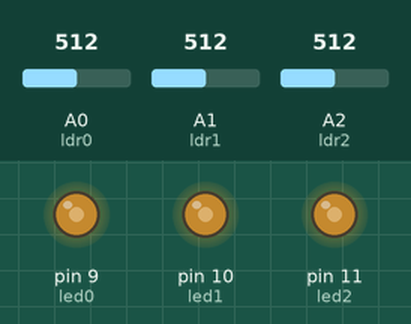
This sketch was run on a simulated Arduino Uno, built with avr-gcc and run on an emulated ATmega328P. On the bench: output pins drawn as LEDs (lit = HIGH). The test bench sets the inputs (shaded band); at power-on: A0 (ldr0) = 512, A1 (ldr1) = 512, A2 (ldr2) = 512.

Above: at 1.2 s.
1.3 s: A0 (ldr0) set to 716
At 1.9 s:
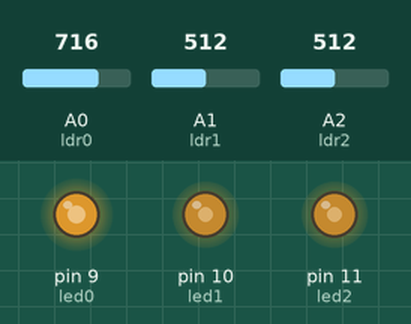
2.8 s: A1 (ldr1) set to 716
At 3.1 s:
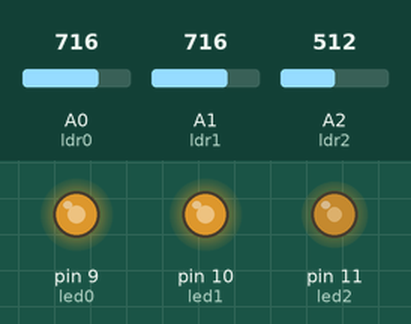
4.3 s: A2 (ldr2) set to 716
At 5.4 s:
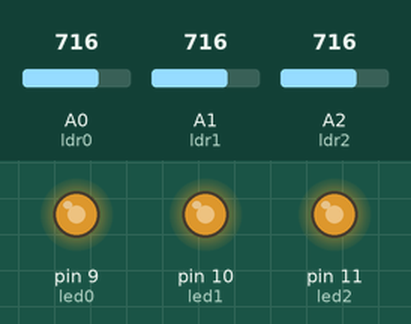
5.8 s: A0 (ldr0) set to 900
At 6.5 s:
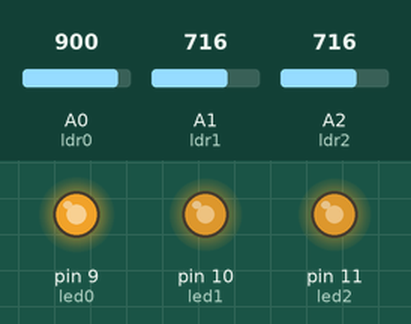
7.3 s: A1 (ldr1) set to 900
At 7.7 s:
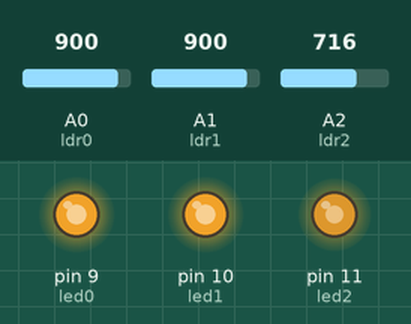
8.8 s: A2 (ldr2) set to 900
At 10.0 s:
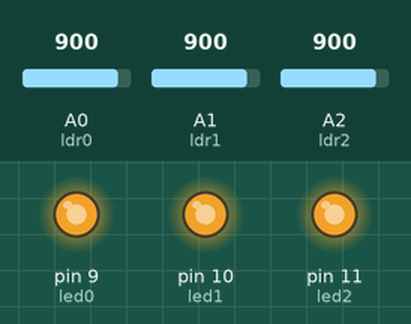
Timing chart, 0 to 11.3 s (numbered marks = the images above; inputs shaded):
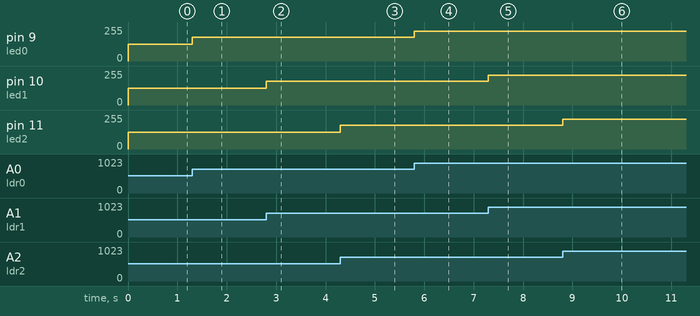

Measured:
- after the input at 1.3 s, pin 9 (led0): 127/255 → 178/255 at once
- after the input at 2.8 s, pin 10 (led1): 127/255 → 178/255 at once
- after the input at 4.3 s, pin 11 (led2): 127/255 → 178/255 at once
- after the input at 5.8 s, pin 9 (led0): 178/255 → 224/255 at once
- after the input at 7.3 s, pin 10 (led1): 178/255 → 224/255 at once
- after the input at 8.8 s, pin 11 (led2): 178/255 → 224/255 at once

The sketch:

Ex_LDR_2.ino
```cpp
const int led0 = 9; // donar nom al pin 9 de l’Arduino
const int led1 = 10; // donar nom al pin 10 de l’Arduino
const int led2 = 11; // donar nom al pin 11 de l’Arduino
const int ldr0 = A0; // donar nom al pin A0 de l’Arduino
const int ldr1 = A1; // donar nom al pin A1 de l’Arduino
const int ldr2 = A2; // donar nom al pin A2 de l’Arduino
int velocitat = 20; // velocitat de l'acció en ms
int valLdr0; // guardar valor del ldr
int valLdr1;
int valLdr2;
//********** Setup ****************************************************************
void setup()
{
pinMode(led0, OUTPUT); // definir el pin 9 com una sortida
pinMode(led1, OUTPUT); // definir el pin 10 com una sortida
pinMode(led2, OUTPUT); // definir el pin 11 com una sortida
}
//********** Loop *****************************************************************
void loop()
{
valLdr0 = analogRead(ldr0); // llegir valor ldr
valLdr1 = analogRead(ldr1);
valLdr2 = analogRead(ldr2);
valLdr0 = map(valLdr0, 0, 1023, 0, 255); // mapejar valor de 0-1023 a 0-255
valLdr1 = map(valLdr1, 0, 1023, 0, 255);
valLdr2 = map(valLdr2, 0, 1023, 0, 255);
analogWrite(led0, valLdr0); // actualitzar l'estat del led
analogWrite(led1, valLdr1); // actualitzar l'estat del led
analogWrite(led2, valLdr2); // actualitzar l'estat del led
}
```
